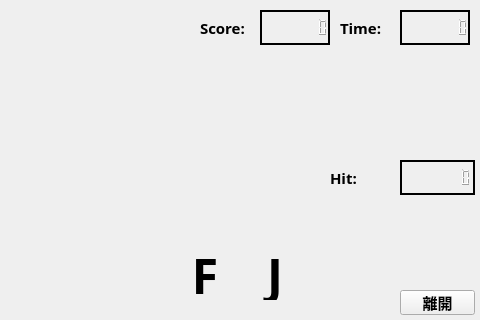
<?xml version="1.0" encoding="UTF-8"?>
<ui version="4.0">
 <class>gameWindow</class>
 <widget class="QWidget" name="gameWindow">
  <property name="geometry">
   <rect>
    <x>0</x>
    <y>0</y>
    <width>480</width>
    <height>320</height>
   </rect>
  </property>
  <property name="sizePolicy">
   <sizepolicy hsizetype="Minimum" vsizetype="Minimum">
    <horstretch>0</horstretch>
    <verstretch>0</verstretch>
   </sizepolicy>
  </property>
  <property name="minimumSize">
   <size>
    <width>480</width>
    <height>320</height>
   </size>
  </property>
  <property name="maximumSize">
   <size>
    <width>480</width>
    <height>320</height>
   </size>
  </property>
  <property name="windowTitle">
   <string>Form</string>
  </property>
  <widget class="QLabel" name="background">
   <property name="geometry">
    <rect>
     <x>0</x>
     <y>0</y>
     <width>480</width>
     <height>320</height>
    </rect>
   </property>
   <property name="sizePolicy">
    <sizepolicy hsizetype="Fixed" vsizetype="Fixed">
     <horstretch>0</horstretch>
     <verstretch>0</verstretch>
    </sizepolicy>
   </property>
   <property name="text">
    <string/>
   </property>
   <property name="pixmap">
    <pixmap resource="res.qrc">:/pic/pic/GameBackGround.jpg</pixmap>
   </property>
  </widget>
  <widget class="QLCDNumber" name="lcd_timeboard">
   <property name="geometry">
    <rect>
     <x>400</x>
     <y>10</y>
     <width>70</width>
     <height>35</height>
    </rect>
   </property>
   <property name="sizeIncrement">
    <size>
     <width>0</width>
     <height>0</height>
    </size>
   </property>
   <property name="font">
    <font>
     <family>微軟正黑體</family>
     <pointsize>14</pointsize>
     <weight>75</weight>
     <bold>true</bold>
    </font>
   </property>
   <property name="contextMenuPolicy">
    <enum>Qt::DefaultContextMenu</enum>
   </property>
   <property name="acceptDrops">
    <bool>false</bool>
   </property>
   <property name="frameShape">
    <enum>QFrame::Box</enum>
   </property>
   <property name="frameShadow">
    <enum>QFrame::Plain</enum>
   </property>
   <property name="lineWidth">
    <number>2</number>
   </property>
   <property name="midLineWidth">
    <number>0</number>
   </property>
   <property name="smallDecimalPoint">
    <bool>false</bool>
   </property>
   <property name="digitCount">
    <number>8</number>
   </property>
   <property name="mode">
    <enum>QLCDNumber::Dec</enum>
   </property>
  </widget>
  <widget class="QPushButton" name="pushButton">
   <property name="geometry">
    <rect>
     <x>400</x>
     <y>290</y>
     <width>75</width>
     <height>25</height>
    </rect>
   </property>
   <property name="font">
    <font>
     <family>微軟正黑體</family>
     <pointsize>11</pointsize>
     <weight>75</weight>
     <bold>true</bold>
    </font>
   </property>
   <property name="text">
    <string>離開</string>
   </property>
  </widget>
  <widget class="QLabel" name="label_Key_F">
   <property name="geometry">
    <rect>
     <x>180</x>
     <y>250</y>
     <width>50</width>
     <height>50</height>
    </rect>
   </property>
   <property name="font">
    <font>
     <family>微軟正黑體</family>
     <pointsize>36</pointsize>
     <weight>75</weight>
     <bold>true</bold>
    </font>
   </property>
   <property name="text">
    <string>F</string>
   </property>
   <property name="alignment">
    <set>Qt::AlignCenter</set>
   </property>
  </widget>
  <widget class="QLabel" name="label_Key_J">
   <property name="geometry">
    <rect>
     <x>250</x>
     <y>250</y>
     <width>50</width>
     <height>50</height>
    </rect>
   </property>
   <property name="font">
    <font>
     <family>微軟正黑體</family>
     <pointsize>36</pointsize>
     <weight>75</weight>
     <bold>true</bold>
    </font>
   </property>
   <property name="text">
    <string>J</string>
   </property>
   <property name="alignment">
    <set>Qt::AlignCenter</set>
   </property>
  </widget>
  <widget class="QLCDNumber" name="lcd_hittime">
   <property name="geometry">
    <rect>
     <x>400</x>
     <y>160</y>
     <width>75</width>
     <height>35</height>
    </rect>
   </property>
   <property name="sizeIncrement">
    <size>
     <width>0</width>
     <height>0</height>
    </size>
   </property>
   <property name="font">
    <font>
     <family>微軟正黑體</family>
     <pointsize>14</pointsize>
     <weight>75</weight>
     <bold>true</bold>
    </font>
   </property>
   <property name="contextMenuPolicy">
    <enum>Qt::DefaultContextMenu</enum>
   </property>
   <property name="acceptDrops">
    <bool>false</bool>
   </property>
   <property name="frameShape">
    <enum>QFrame::Box</enum>
   </property>
   <property name="frameShadow">
    <enum>QFrame::Plain</enum>
   </property>
   <property name="lineWidth">
    <number>2</number>
   </property>
   <property name="midLineWidth">
    <number>0</number>
   </property>
   <property name="smallDecimalPoint">
    <bool>false</bool>
   </property>
   <property name="digitCount">
    <number>8</number>
   </property>
   <property name="mode">
    <enum>QLCDNumber::Dec</enum>
   </property>
  </widget>
  <widget class="QLCDNumber" name="lcd_scoreboard">
   <property name="geometry">
    <rect>
     <x>260</x>
     <y>10</y>
     <width>70</width>
     <height>35</height>
    </rect>
   </property>
   <property name="sizeIncrement">
    <size>
     <width>0</width>
     <height>0</height>
    </size>
   </property>
   <property name="font">
    <font>
     <family>微軟正黑體</family>
     <pointsize>14</pointsize>
     <weight>75</weight>
     <bold>true</bold>
    </font>
   </property>
   <property name="contextMenuPolicy">
    <enum>Qt::DefaultContextMenu</enum>
   </property>
   <property name="acceptDrops">
    <bool>false</bool>
   </property>
   <property name="frameShape">
    <enum>QFrame::Box</enum>
   </property>
   <property name="frameShadow">
    <enum>QFrame::Plain</enum>
   </property>
   <property name="lineWidth">
    <number>2</number>
   </property>
   <property name="midLineWidth">
    <number>0</number>
   </property>
   <property name="smallDecimalPoint">
    <bool>false</bool>
   </property>
   <property name="digitCount">
    <number>8</number>
   </property>
   <property name="mode">
    <enum>QLCDNumber::Dec</enum>
   </property>
  </widget>
  <widget class="QLabel" name="TimeTitle">
   <property name="geometry">
    <rect>
     <x>340</x>
     <y>10</y>
     <width>50</width>
     <height>35</height>
    </rect>
   </property>
   <property name="font">
    <font>
     <family>微軟正黑體</family>
     <pointsize>11</pointsize>
     <weight>75</weight>
     <bold>true</bold>
    </font>
   </property>
   <property name="text">
    <string>Time:</string>
   </property>
  </widget>
  <widget class="QLabel" name="ScoreTitle">
   <property name="geometry">
    <rect>
     <x>200</x>
     <y>10</y>
     <width>50</width>
     <height>35</height>
    </rect>
   </property>
   <property name="font">
    <font>
     <family>微軟正黑體</family>
     <pointsize>11</pointsize>
     <weight>75</weight>
     <bold>true</bold>
    </font>
   </property>
   <property name="text">
    <string>Score:</string>
   </property>
  </widget>
  <widget class="QLabel" name="HitTitle">
   <property name="geometry">
    <rect>
     <x>330</x>
     <y>160</y>
     <width>50</width>
     <height>35</height>
    </rect>
   </property>
   <property name="font">
    <font>
     <family>微軟正黑體</family>
     <pointsize>11</pointsize>
     <weight>75</weight>
     <bold>true</bold>
    </font>
   </property>
   <property name="text">
    <string>Hit:</string>
   </property>
  </widget>
  <widget class="QLabel" name="label_1">
   <property name="geometry">
    <rect>
     <x>430</x>
     <y>90</y>
     <width>45</width>
     <height>45</height>
    </rect>
   </property>
   <property name="text">
    <string/>
   </property>
  </widget>
  <widget class="QLabel" name="label_2">
   <property name="geometry">
    <rect>
     <x>280</x>
     <y>280</y>
     <width>45</width>
     <height>45</height>
    </rect>
   </property>
   <property name="text">
    <string/>
   </property>
  </widget>
  <widget class="QLabel" name="label_3">
   <property name="geometry">
    <rect>
     <x>280</x>
     <y>280</y>
     <width>45</width>
     <height>45</height>
    </rect>
   </property>
   <property name="text">
    <string/>
   </property>
  </widget>
  <widget class="QLabel" name="label_4">
   <property name="geometry">
    <rect>
     <x>280</x>
     <y>280</y>
     <width>45</width>
     <height>45</height>
    </rect>
   </property>
   <property name="text">
    <string/>
   </property>
  </widget>
  <widget class="QLabel" name="label_5">
   <property name="geometry">
    <rect>
     <x>280</x>
     <y>280</y>
     <width>45</width>
     <height>45</height>
    </rect>
   </property>
   <property name="text">
    <string/>
   </property>
  </widget>
  <widget class="QLabel" name="label_6">
   <property name="geometry">
    <rect>
     <x>280</x>
     <y>280</y>
     <width>45</width>
     <height>45</height>
    </rect>
   </property>
   <property name="text">
    <string/>
   </property>
  </widget>
  <widget class="QLabel" name="label_7">
   <property name="geometry">
    <rect>
     <x>280</x>
     <y>280</y>
     <width>45</width>
     <height>45</height>
    </rect>
   </property>
   <property name="text">
    <string/>
   </property>
  </widget>
  <widget class="QLabel" name="label_8">
   <property name="geometry">
    <rect>
     <x>280</x>
     <y>280</y>
     <width>45</width>
     <height>45</height>
    </rect>
   </property>
   <property name="text">
    <string/>
   </property>
  </widget>
  <widget class="QLabel" name="label_9">
   <property name="geometry">
    <rect>
     <x>280</x>
     <y>280</y>
     <width>45</width>
     <height>45</height>
    </rect>
   </property>
   <property name="text">
    <string/>
   </property>
  </widget>
  <widget class="QLabel" name="label_10">
   <property name="geometry">
    <rect>
     <x>280</x>
     <y>280</y>
     <width>45</width>
     <height>45</height>
    </rect>
   </property>
   <property name="text">
    <string/>
   </property>
  </widget>
  <widget class="QLabel" name="label_11">
   <property name="geometry">
    <rect>
     <x>280</x>
     <y>280</y>
     <width>45</width>
     <height>45</height>
    </rect>
   </property>
   <property name="text">
    <string/>
   </property>
  </widget>
  <widget class="QLabel" name="label_12">
   <property name="geometry">
    <rect>
     <x>280</x>
     <y>280</y>
     <width>45</width>
     <height>45</height>
    </rect>
   </property>
   <property name="text">
    <string/>
   </property>
  </widget>
  <widget class="QLabel" name="label_13">
   <property name="geometry">
    <rect>
     <x>280</x>
     <y>280</y>
     <width>45</width>
     <height>45</height>
    </rect>
   </property>
   <property name="text">
    <string/>
   </property>
  </widget>
  <widget class="QLabel" name="label_14">
   <property name="geometry">
    <rect>
     <x>280</x>
     <y>280</y>
     <width>45</width>
     <height>45</height>
    </rect>
   </property>
   <property name="text">
    <string/>
   </property>
  </widget>
  <widget class="QLabel" name="label_15">
   <property name="geometry">
    <rect>
     <x>280</x>
     <y>280</y>
     <width>45</width>
     <height>45</height>
    </rect>
   </property>
   <property name="text">
    <string/>
   </property>
  </widget>
  <widget class="QLabel" name="label_16">
   <property name="geometry">
    <rect>
     <x>280</x>
     <y>280</y>
     <width>45</width>
     <height>45</height>
    </rect>
   </property>
   <property name="text">
    <string/>
   </property>
  </widget>
  <widget class="QLabel" name="label_17">
   <property name="geometry">
    <rect>
     <x>280</x>
     <y>280</y>
     <width>45</width>
     <height>45</height>
    </rect>
   </property>
   <property name="text">
    <string/>
   </property>
  </widget>
  <widget class="QLabel" name="label_18">
   <property name="geometry">
    <rect>
     <x>280</x>
     <y>280</y>
     <width>45</width>
     <height>45</height>
    </rect>
   </property>
   <property name="text">
    <string/>
   </property>
  </widget>
  <widget class="QLabel" name="label_19">
   <property name="geometry">
    <rect>
     <x>280</x>
     <y>280</y>
     <width>45</width>
     <height>45</height>
    </rect>
   </property>
   <property name="text">
    <string/>
   </property>
  </widget>
  <widget class="QLabel" name="label_20">
   <property name="geometry">
    <rect>
     <x>280</x>
     <y>280</y>
     <width>45</width>
     <height>45</height>
    </rect>
   </property>
   <property name="text">
    <string/>
   </property>
  </widget>
  <widget class="QLabel" name="label_21">
   <property name="geometry">
    <rect>
     <x>280</x>
     <y>280</y>
     <width>45</width>
     <height>45</height>
    </rect>
   </property>
   <property name="text">
    <string/>
   </property>
  </widget>
  <widget class="QLabel" name="label_22">
   <property name="geometry">
    <rect>
     <x>280</x>
     <y>280</y>
     <width>45</width>
     <height>45</height>
    </rect>
   </property>
   <property name="text">
    <string/>
   </property>
  </widget>
  <widget class="QLabel" name="label_23">
   <property name="geometry">
    <rect>
     <x>280</x>
     <y>280</y>
     <width>45</width>
     <height>45</height>
    </rect>
   </property>
   <property name="text">
    <string/>
   </property>
  </widget>
  <widget class="QLabel" name="label_24">
   <property name="geometry">
    <rect>
     <x>280</x>
     <y>280</y>
     <width>45</width>
     <height>45</height>
    </rect>
   </property>
   <property name="text">
    <string/>
   </property>
  </widget>
  <widget class="QLabel" name="label_25">
   <property name="geometry">
    <rect>
     <x>280</x>
     <y>280</y>
     <width>45</width>
     <height>45</height>
    </rect>
   </property>
   <property name="text">
    <string/>
   </property>
  </widget>
  <widget class="QLabel" name="label_26">
   <property name="geometry">
    <rect>
     <x>280</x>
     <y>280</y>
     <width>45</width>
     <height>45</height>
    </rect>
   </property>
   <property name="text">
    <string/>
   </property>
  </widget>
  <widget class="QLabel" name="label_27">
   <property name="geometry">
    <rect>
     <x>280</x>
     <y>280</y>
     <width>45</width>
     <height>45</height>
    </rect>
   </property>
   <property name="text">
    <string/>
   </property>
  </widget>
  <widget class="QLabel" name="label_28">
   <property name="geometry">
    <rect>
     <x>280</x>
     <y>280</y>
     <width>45</width>
     <height>45</height>
    </rect>
   </property>
   <property name="text">
    <string/>
   </property>
  </widget>
  <widget class="QLabel" name="label_29">
   <property name="geometry">
    <rect>
     <x>280</x>
     <y>280</y>
     <width>45</width>
     <height>45</height>
    </rect>
   </property>
   <property name="text">
    <string/>
   </property>
  </widget>
  <widget class="QLabel" name="label_0">
   <property name="geometry">
    <rect>
     <x>430</x>
     <y>90</y>
     <width>45</width>
     <height>45</height>
    </rect>
   </property>
   <property name="text">
    <string/>
   </property>
  </widget>
 </widget>
 <resources>
  <include location="res.qrc"/>
 </resources>
 <connections>
  <connection>
   <sender>pushButton</sender>
   <signal>clicked()</signal>
   <receiver>background</receiver>
   <slot>clear()</slot>
   <hints>
    <hint type="sourcelabel">
     <x>434</x>
     <y>301</y>
    </hint>
    <hint type="destinationlabel">
     <x>401</x>
     <y>269</y>
    </hint>
   </hints>
  </connection>
 </connections>
</ui>
